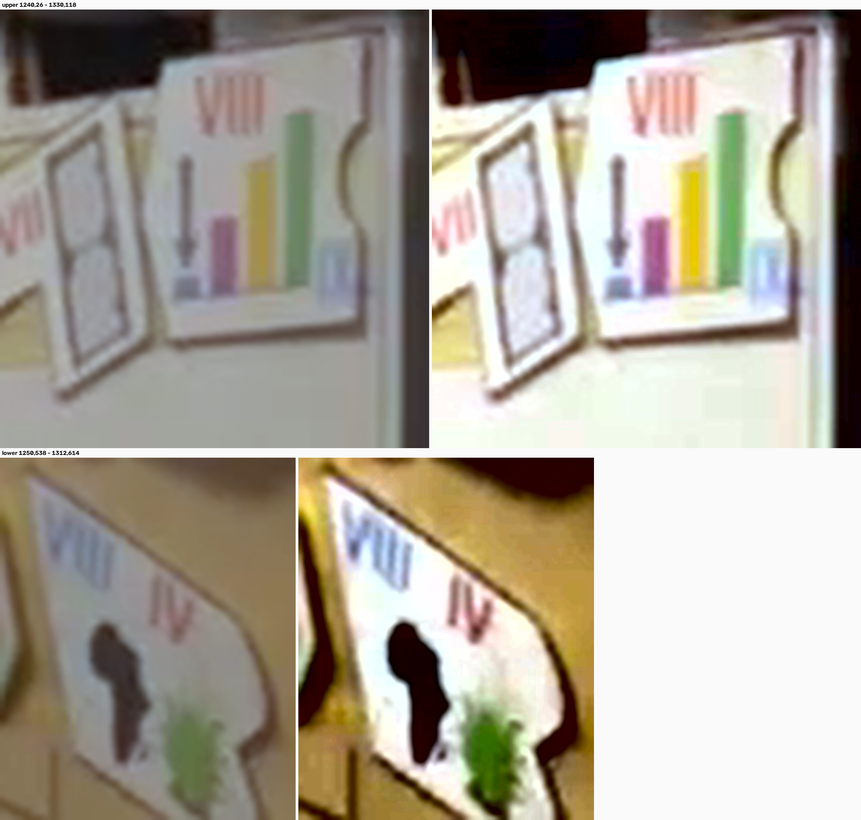
#> input picture tools/pieces/ANGLE2_CARDS.png, 861 x 820 px, shrunk from 2528 x 2408 before the run
$ python maskchk.py ANGLE2_CARDS.png AXCHK2.png AXCHK2.png
#> lines starting #> are read from the running program, lines starting #| are printed output that depends on the picture; after the words box and inside, x2 and y2 are one past the last pixel; in counts of white or black regions, pixels touching at a corner belong together
#!/usr/bin/env python3
"""maskchk.py RECT.png OUT.png LABEL -- show the drawing beside the exact mask the
row/column profile was taken from, with the detected horizontal and vertical
members marked.  Drawing what was measured is the only thing that has caught my
mis-measurements in this hunt."""
import sys,cv2,numpy as np
im=cv2.imread(sys.argv[1]); OUT=sys.argv[2]; tag=sys.argv[3]
#> further down, im is the input picture: shape (820, 861, 3); mean B, G, R 151, 163.3, 169.9
im=im[:,:im.shape[1]//2]
#> im: shape (820, 430, 3)
g=cv2.cvtColor(im,cv2.COLOR_BGR2GRAY).astype(np.float32)
d=255-g; d-=np.percentile(d,25); d=np.clip(d,0,None)
#> after `d = np.clip(d, 0, None)`:
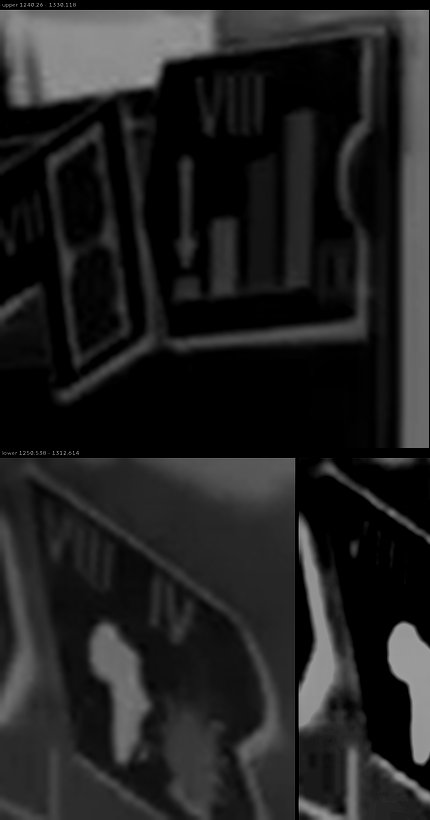
#> d: shape (820, 430) float32; min 0, max 158, mean 33.8
m=(d>0.45*d.max()).astype(np.uint8)
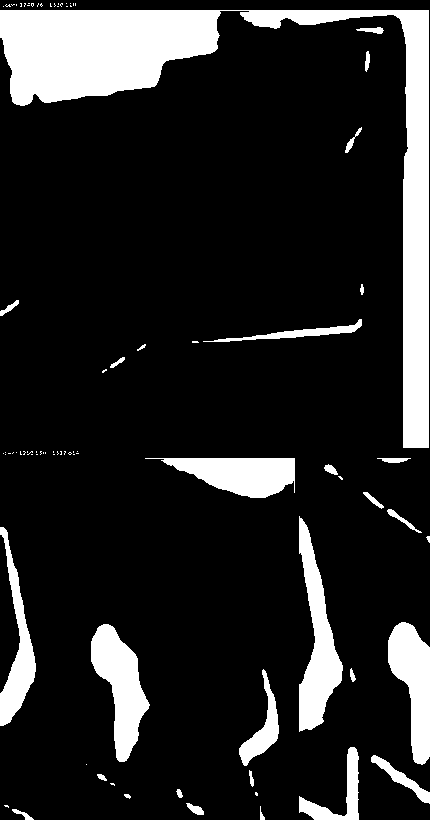
#> m: shape (820, 430); values 0 (black) and 1 (white), 15% white; 85 white regions (56 under 20 px), largest, box (x1, y1, x2, y2) and area: (0, 10, 429, 448) 28920, (299, 516, 343, 732) 4353, (91, 624, 150, 762) 4049
m=cv2.morphologyEx(m,cv2.MORPH_CLOSE,np.ones((5,5),np.uint8))
#> m: shape (820, 430); values 0 (black) and 1 (white), 15.3% white; 39 white regions (8 under 20 px), largest, box (x1, y1, x2, y2) and area: (0, 3, 430, 448) 29826, (299, 516, 343, 732) 4358, (91, 624, 150, 762) 4049
n,lb,st,_=cv2.connectedComponentsWithStats(m,8)
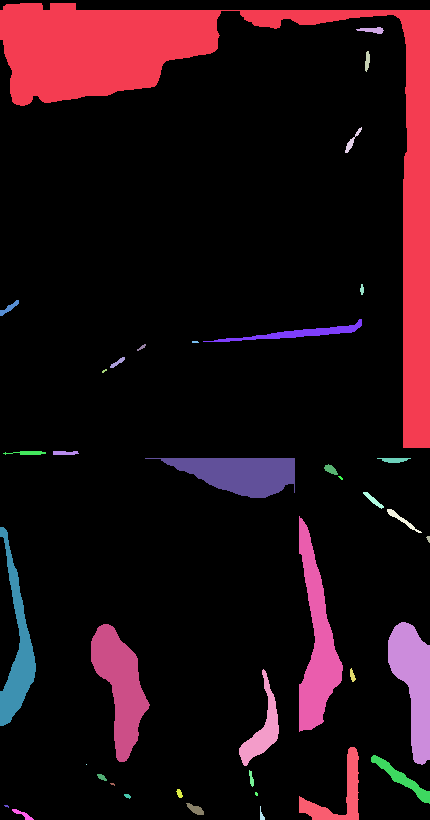
#> lb: shape (820, 430) int32; 40 distinct labels, from 0 to 39; one colour per label, 0 black
#> n = 40; st = 40 rows, first 6: [0, 0, 430, 820, 298701], [0, 3, 430, 445, 29826], [356, 27, 28, 7, 114], [365, 51, 5, 21, 75], [345, 127, 17, 26, 104], [360, 284, 4, 11, 32]
k=1+int(np.argmax(st[1:,4])); x,y,w,h,_=st[k]
#> after `k = 1 + int(np.argmax(st[1:, 4]))`: k = 1
#> after `x, y, w, h, _ = st[k]`: x = 0; y = 3; w = 430; h = 445
sel=(lb==k).astype(np.uint8)
#> sel: shape (820, 430); values 0 (black) and 1 (white), 8.5% white; 1 white region, box (x1, y1, x2, y2) and area: (0, 3, 430, 448) 29826
vis=im.copy(); vis[sel>0]=(0.35*vis[sel>0]+0.65*np.float32([60,60,255])).astype(np.uint8)
cv2.rectangle(vis,(x,y),(x+w,y+h),(0,180,0),2)
row=d[y:y+h,x:x+w].mean(1); col=d[y:y+h,x:x+w].mean(0)
#> after `row = d[y:y + h, x:x + w].mean(1)`: row = 445 values, max 116.9 at index 7, min 0 at index 5, mean 29.13
#> after `col = d[y:y + h, x:x + w].mean(0)`: col = 430 values, max 107.8 at index 428, min 0 at index 429, mean 29.13
def loc(p,gap):
#> called with p = array of shape (445,), gap = 31
    p=np.convolve(p,np.ones(gap)/gap,'same'); out=[]
#> after `p = np.convolve(p, np.ones(gap) / gap, 'same')`: p = 445 values, max 101.1 at index 22, min 3.82 at index 444, mean 28.77
    for i in range(gap,len(p)-gap):
        if p[i]==max(p[i-gap:i+gap+1]) and p[i]>0.55*p.max():
            if not out or i-out[-1]>gap: out.append(i)
#> after the loop, out = []
    return out
R=loc(row,max(3,h//14)); C=loc(col,max(3,w//8))
#> after `R = loc(row, max(3, h // 14))`: R = []
#> after `C = loc(col, max(3, w // 8))`: C = [80]
for r in R: cv2.line(vis,(x,y+r),(x+w,y+r),(0,220,255),2)
#> this loop made 0 passes
for c in C: cv2.line(vis,(x+c,y),(x+c,y+h),(255,80,255),2)
#> this loop made 1 pass
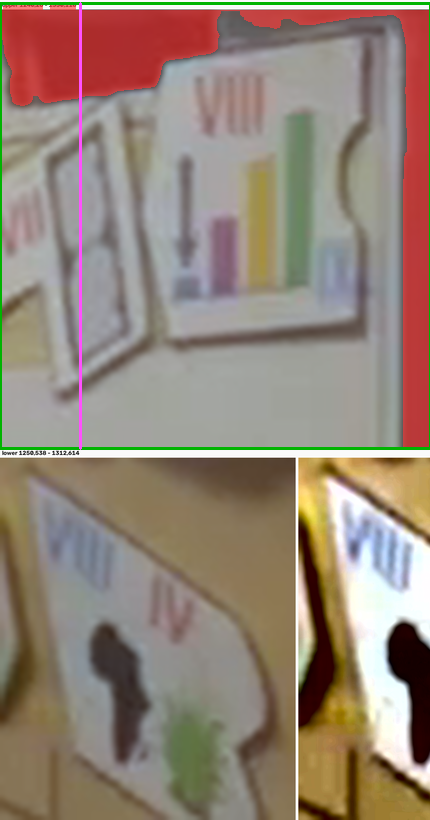
#> vis: shape (820, 430, 3); mean B, G, R 119, 132.2, 148.3
mk=cv2.cvtColor(sel*255,cv2.COLOR_GRAY2BGR)
pad=np.full((im.shape[0],14,3),250,np.uint8)
out=np.hstack([im,pad,vis,pad,mk])
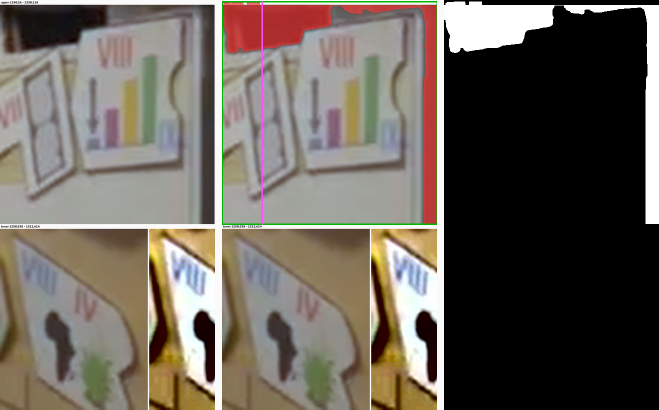
#> out: shape (820, 1318, 3) (shown at 1/2 size); mean B, G, R 90.3, 98.5, 106.2
hdr=np.full((70,out.shape[1],3),250,np.uint8)
cv2.putText(hdr,tag,(10,26),cv2.FONT_HERSHEY_SIMPLEX,0.62,(20,20,20),2,cv2.LINE_AA)
cv2.putText(hdr,f'horizontal members at {[round(100*r/h) for r in R]}% of height   '
                f'vertical at {[round(100*c/w) for c in C]}% of width   bbox {w}x{h}',
            (10,52),cv2.FONT_HERSHEY_SIMPLEX,0.55,(140,20,20),1,cv2.LINE_AA)
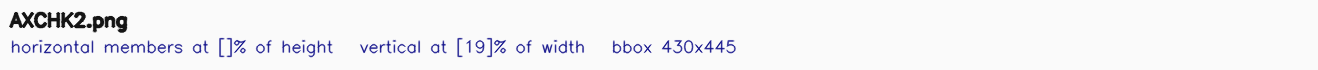
#> hdr: shape (70, 1318, 3); mean of channels 0, 1, 2 245.1, 242.6, 242.6; drawn as B, G, R
cv2.imwrite(OUT,np.vstack([hdr,out]))
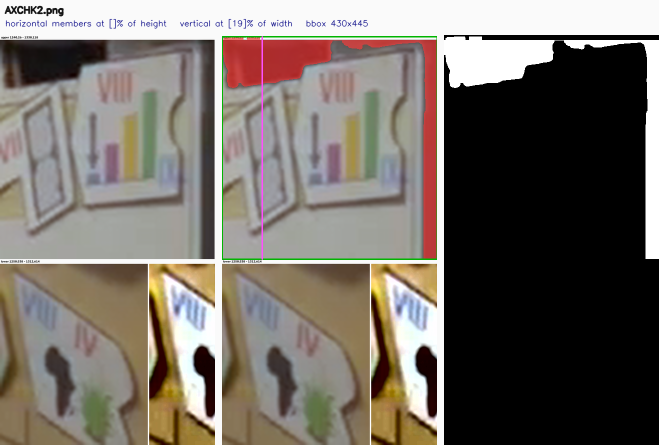
#> saved as AXCHK2.png: shape (890, 1318, 3) (shown at 1/2 size); mean B, G, R 102.4, 109.9, 116.9
print(f'{tag}: horiz {[round(100*r/h) for r in R]}%  vert {[round(100*c/w) for c in C]}%  bbox {w}x{h}')
#| AXCHK2.png: horiz []%  vert [19]%  bbox 430x445

$ run again, on tools/pieces/B6.png
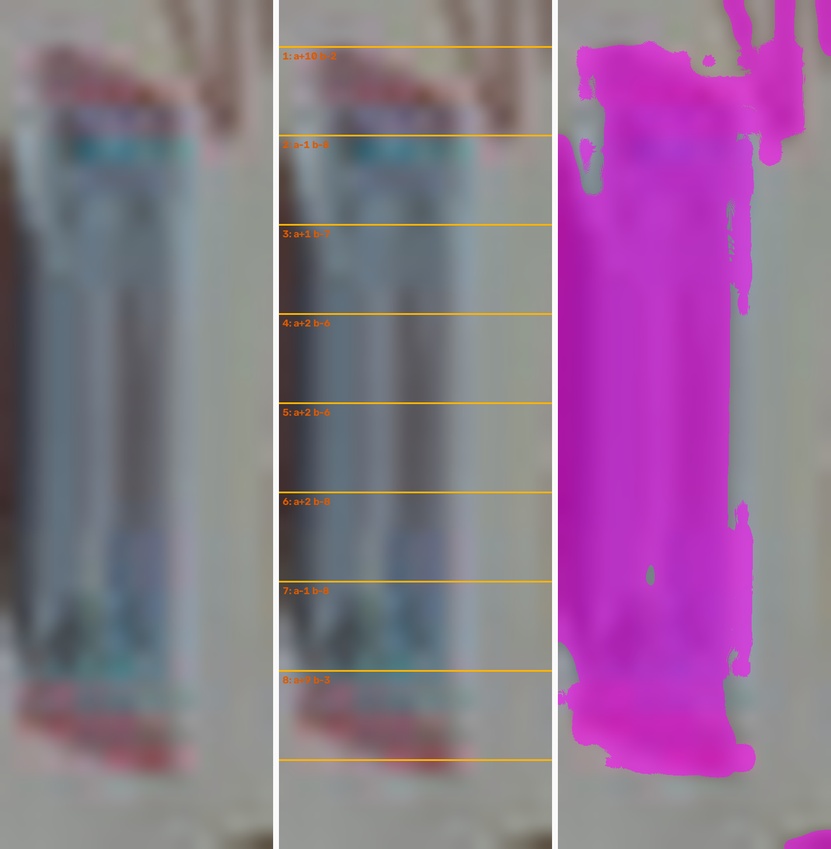
#> input picture tools/pieces/B6.png, 831 x 849 px, shrunk from 1424 x 1456 before the run
#> im is the input picture: shape (849, 831, 3); mean B, G, R 142.5, 114.5, 140.6
#> im: shape (849, 415, 3)
#> lb: shape (849, 415) int32; 22 distinct labels, from 0 to 21
#> n = 22; st = 22 rows, first 6: [0, 0, 415, 849, 296297], [107, 89, 12, 12, 106], [386, 89, 12, 12, 108], [126, 93, 26, 17, 300], [405, 94, 10, 16, 99], [221, 111, 7, 9, 45]
#> k = 10
#> x = 279; y = 154; w = 93; h = 521
#> sel: shape (849, 415); values 0 (black) and 1 (white), 6% white; 1 white region, box (x1, y1, x2, y2) and area: (279, 154, 372, 675) 21015
#> row = 521 values, max 66.96 at index 247, min 0 at index 70, mean 51.36
#> col = 93 values, max 77.39 at index 1, min 31.69 at index 92, mean 51.36
#> p = 521 values, max 59.2 at index 229, min 17.29 at index 0, mean 50.77
#> after the loop in loc, `for i in range(gap,len(p)-gap):`: out = [140, 229, 280, 369, 472]
#> the loop in loc (call 2), `for i in range(gap,len(p)-gap):` made 71 passes
#> C = [70]
#> the loop `for r in R: cv2.line(vis,(x,y+r),(x+w,y+r),(0,220,255),2)` made 5 passes
#> r on passes 1 to 5: 140, 229, 280, 369, 472
#> after the loop `for r in R: cv2.line(vis,(x,y+r),(x+w,y+r),(0,220,255),2)`:
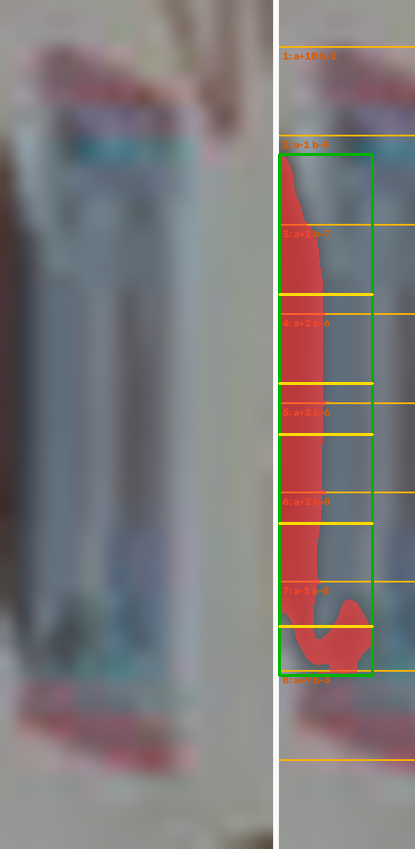
#> vis: shape (849, 415, 3); mean B, G, R 122.5, 122, 126.6
#> the loop `for c in C: cv2.line(vis,(x+c,y),(x+c,y+h),(255,80,255),2)` made 1 pass
#> `cv2.imwrite(OUT,np.vstack([hdr,out]))`:
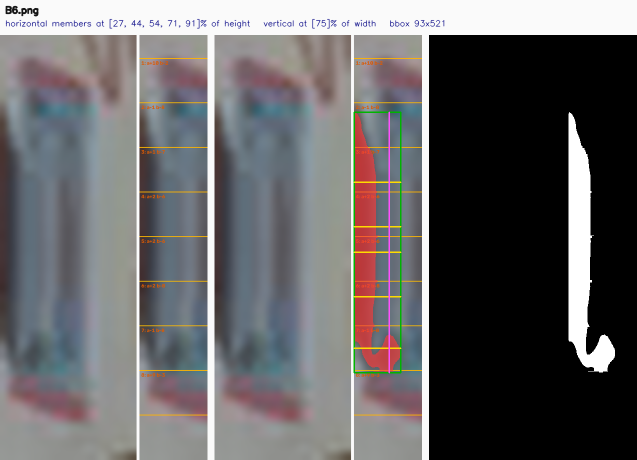
#> saved as B6.png: shape (919, 1273, 3) (shown at 1/2 size); mean B, G, R 103, 101.4, 102.8
#| B6.png: horiz [27, 44, 54, 71, 91]%  vert [75]%  bbox 93x521

$ run again, on tools/pieces/C14.png
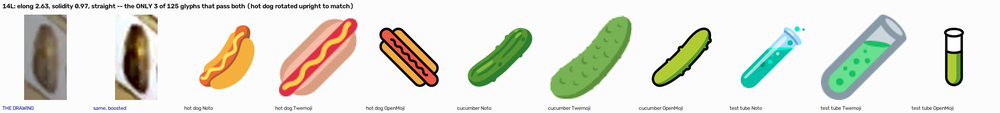
#> input picture tools/pieces/C14.png, 1000 x 113 px, shrunk from 2530 x 286 before the run
#> im is the input picture: shape (113, 1000, 3); mean B, G, R 214, 224.8, 224.2
#> im: shape (113, 500, 3)
#> lb: shape (113, 500) int32; 34 distinct labels, from 0 to 33
#> n = 34; st = 34 rows, first 6: [0, 0, 500, 113, 46747], [3, 3, 350, 7, 1188], [24, 15, 43, 85, 2238], [147, 15, 11, 8, 36], [279, 19, 78, 77, 1145], [115, 25, 33, 75, 1522]
#> k = 2
#> x = 24; y = 15; w = 43; h = 85
#> sel: shape (113, 500); values 0 (black) and 1 (white), 4% white; 1 white region, box (x1, y1, x2, y2) and area: (24, 15, 67, 100) 2238
#> row = 85 values, max 140.8 at index 53, min 104.2 at index 7, mean 129.1
#> col = 43 values, max 162.1 at index 19, min 84.94 at index 42, mean 129.1
#> p = 85 values, max 140.3 at index 54, min 56.64 at index 0, mean 127
#> the loop in loc, `for i in range(gap,len(p)-gap):` made 73 passes
#> after the loop in loc, `for i in range(gap,len(p)-gap):`: out = [16, 54, 71]
#> the loop in loc (call 2), `for i in range(gap,len(p)-gap):` made 33 passes
#> C = [19]
#> the loop `for r in R: cv2.line(vis,(x,y+r),(x+w,y+r),(0,220,255),2)` made 3 passes
#> r on passes 1 to 3: 16, 54, 71
#> after the loop `for r in R: cv2.line(vis,(x,y+r),(x+w,y+r),(0,220,255),2)`:
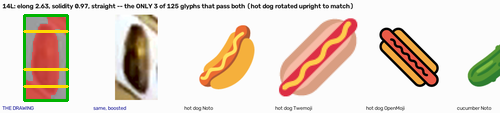
#> vis: shape (113, 500, 3); mean B, G, R 201.6, 214.7, 227.7
#> the loop `for c in C: cv2.line(vis,(x+c,y),(x+c,y+h),(255,80,255),2)` made 1 pass
#> `cv2.imwrite(OUT,np.vstack([hdr,out]))`:
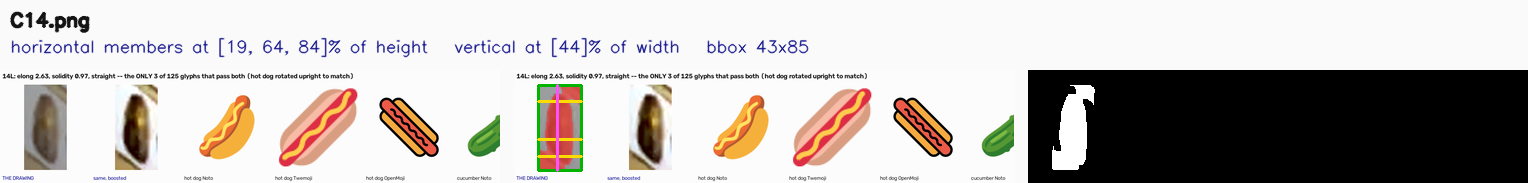
#> saved as C14.png: shape (183, 1528, 3); mean B, G, R 181.6, 185.1, 190.1
#| C14.png: horiz [19, 64, 84]%  vert [44]%  bbox 43x85

$ run again, on tools/pieces/C6_806b.png
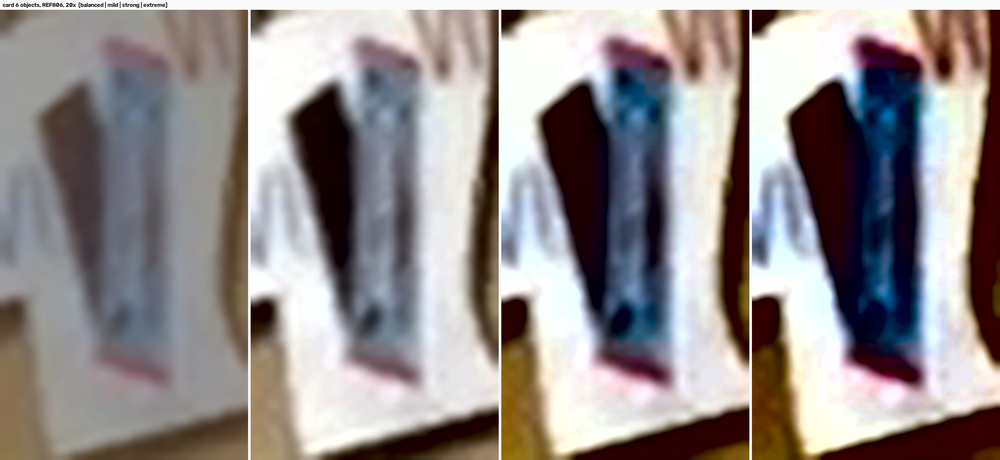
#> input picture tools/pieces/C6_806b.png, 1000 x 460 px, shrunk from 3064 x 1410 before the run
#> im is the input picture: shape (460, 1000, 3); mean B, G, R 140.7, 140.6, 147.2
#> im: shape (460, 500, 3)
#> lb: shape (460, 500) int32; 22 distinct labels, from 0 to 21
#> n = 22; st = 22 rows, first 6: [0, 0, 500, 460, 174730], [0, 0, 118, 31, 744], [123, 0, 44, 8, 107], [220, 10, 57, 350, 7127], [471, 10, 29, 350, 5824], [145, 59, 20, 13, 225]
#> k = 11
#> x = 40; y = 84; w = 123; h = 295
#> sel: shape (460, 500); values 0 (black) and 1 (white), 5.3% white; 1 white region, box (x1, y1, x2, y2) and area: (40, 84, 163, 379) 12266
#> row = 295 values, max 105 at index 47, min 51.33 at index 294, mean 84.23
#> col = 123 values, max 107.1 at index 51, min 51.56 at index 0, mean 84.23
#> p = 295 values, max 104.4 at index 50, min 29.85 at index 294, mean 83.1
#> after the loop in loc, `for i in range(gap,len(p)-gap):`: out = [50, 230]
#> the loop in loc (call 2), `for i in range(gap,len(p)-gap):` made 93 passes
#> C = [51]
#> the loop `for r in R: cv2.line(vis,(x,y+r),(x+w,y+r),(0,220,255),2)` made 2 passes
#> r on passes 1 to 2: 50, 230
#> the loop `for c in C: cv2.line(vis,(x+c,y),(x+c,y+h),(255,80,255),2)` made 1 pass
#> `cv2.imwrite(OUT,np.vstack([hdr,out]))`:
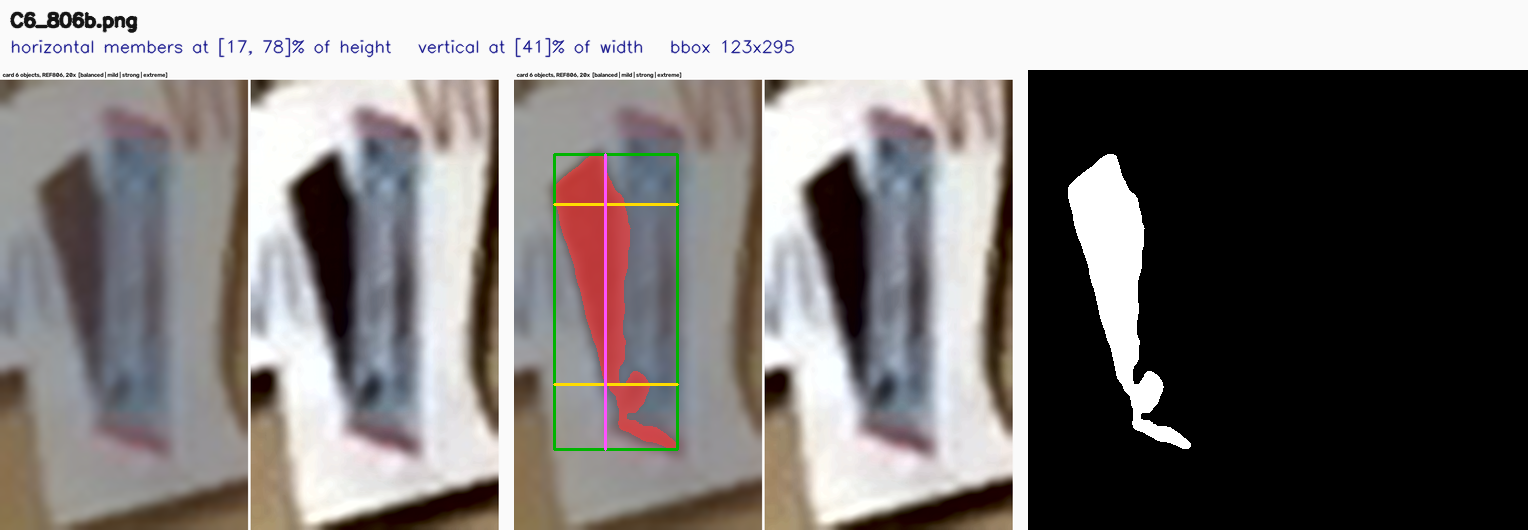
#> saved as C6_806b.png: shape (530, 1528, 3); mean B, G, R 120.9, 121.9, 126.1
#| C6_806b.png: horiz [17, 78]%  vert [41]%  bbox 123x295
